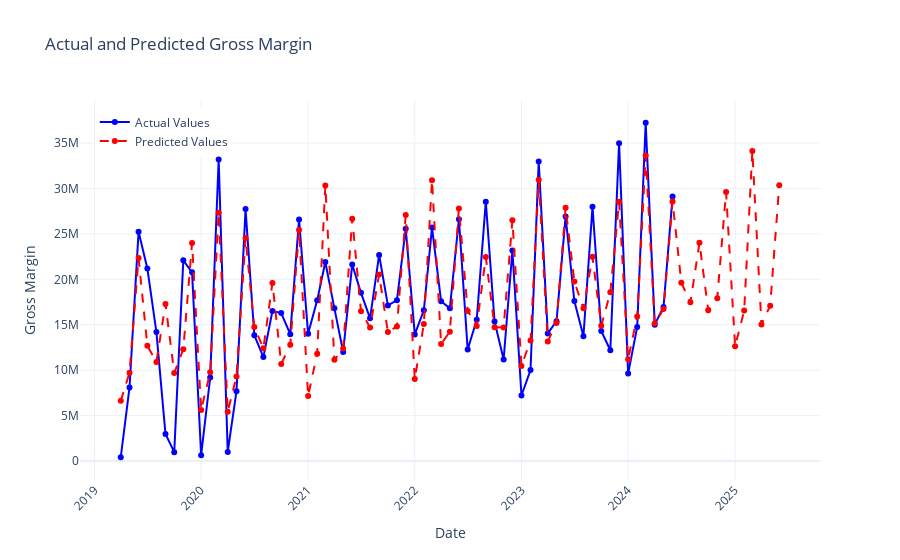

This figure's notebook cell:
### Code cell
fig = go.Figure()

# Plot Actual Values
fig.add_trace(go.Scatter(
    x=monthly_combined_results_g['Date'],
    y=monthly_combined_results['Actual'],
    mode='lines+markers',
    name='Actual Values',
    line=dict(color='blue')
))

# Plot Predicted Values 
fig.add_trace(go.Scatter(
    x=monthly_combined_results_g['Date'],
    y=monthly_combined_results_g['Predicted'],
    mode='lines+markers',
    name='Predicted Values',
    line=dict(color='red', dash='dash')
))
fig.update_layout(
    title='Actual and Predicted Gross Margin',
    xaxis_title='Date',
    yaxis_title='Gross Margin',
    template='plotly_white',
    legend=dict(x=0.02, y=0.98),
    plot_bgcolor='rgba(0, 0, 0, 0)',
    xaxis_tickangle=-45
)
fig.show()
